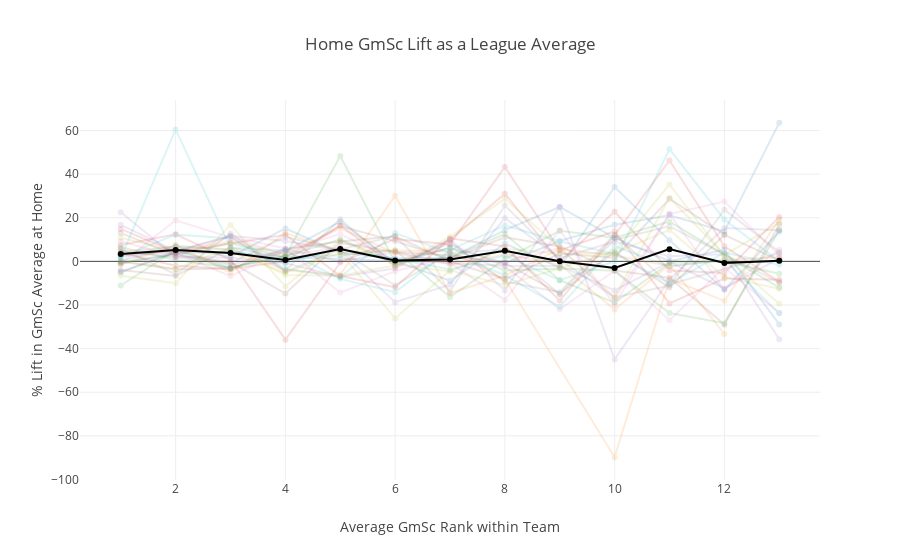

Notebook cell for this chart:
### Code cell
teams = ps.teamAbbr.unique()
traces = []
colors = pc.DEFAULT_PLOTLY_COLORS
homeGS = rankGS.loc[rankGS.teamLoc == 'Home'].sort_values('rank')

for i, team in list(enumerate(teams)):
    traces += [go.Scatter(
                x=homeGS.loc[homeGS.teamAbbr == team, 'rank'],
                y=homeGS.loc[homeGS.teamAbbr == team, 'locLift'],
                name=team,
                text=homeGS.loc[homeGS.teamAbbr == team, 'playDispNm'],
                visible=True,
                opacity = 0.15,
                marker=dict(color = colors[i%len(colors)]),
                hoverinfo='none'
                          )
              ] 
    
leagueAvg = homeGS.groupby(['rank'], as_index=False)['locLift'].mean()

traces += [go.Scatter(
            x=leagueAvg['rank'],
            y=leagueAvg['locLift'],
            name='League Avg Lift',
            visible=True,
            opacity = 1,
            marker=dict(color = 'rgb(0,0,0)')
                      )
          ] 

layout = dict(
    title='Home GmSc Lift as a League Average', 
    showlegend=False,
    xaxis=dict(
        title='Average GmSc Rank within Team'
               ),
    yaxis=dict(
        title='% Lift in GmSc Average at Home'
               ),    
              )

fig = dict(data=traces, layout=layout)


iplot(fig, filename='GmSc League')

### Figure 1 — Plotly figure (JSON) as saved in the notebook; plotly's stock layout.template omitted (floating-point values rounded to 4 significant figures)
{"data": [{"hoverinfo": "none", "marker": {"color": "rgb(31, 119, 180)"}, "name": "BOS", "opacity": 0.15, "text": ["Kyrie Irving", "Al Horford", "Jayson Tatum", "Jaylen Brown", "Greg Monroe", "Marcus Morris", "Terry Rozier", "Marcus Smart", "Jonathan Gibson", "Daniel Theis", "Aron Baynes", "Shane Larkin", "Jabari Bird"], "type": "scatter", "visible": true, "x": [1, 2, 3, 4, 5, 6, 7, 8, 9, 10, 11, 12, 13], "y": [-4.736, 3.935, -3.364, 4.646, 18.23, -0.7727, 6.229, -0.7546, 9.309, 16.84, 21.17, 13.76, 63.56]}, {"hoverinfo": "none", "marker": {"color": "rgb(255, 127, 14)"}, "name": "CLE", "opacity": 0.15, "text": ["LeBron James", "Kevin Love", "Larry Nance Jr.", "Dwyane Wade", "Jordan Clarkson", "Isaiah Thomas", "Jeff Green", "George Hill", "Rodney Hood", "Kyle Korver", "Jae Crowder", "Tristan Thompson", "J.R. Smith"], "type": "scatter", "visible": true, "x": [1, 2, 3, 4, 5, 6, 7, 8, 9, 10, 11, 12, 13], "y": [4.371, 6.812, 5.604, -3.933, -6.083, 30.12, -14.64, -6.511, 5.612, 2.731, -2.07, 0.5943, 1.944]}, {"hoverinfo": "none", "marker": {"color": "rgb(44, 160, 44)"}, "name": "HOU", "opacity": 0.15, "text": ["James Harden", "Chris Paul", "Clint Capela", "Eric Gordon", "Trevor Ariza", "Gerald Green", "Ryan Anderson", "Luc Richard Mbah a Moute", "Nenê", "P.J. Tucker", "Joe Johnson", "Tarik Black"], "type": "scatter", "visible": true, "x": [1, 2, 3, 4, 5, 6, 7, 8, 9, 10, 11, 13], "y": [-0.5897, 3.142, 8.309, 2.172, 2.837, 5.053, -16.38, 1.05, 13.99, 10.86, 18.22, -12.01]}, {"hoverinfo": "none", "marker": {"color": "rgb(214, 39, 40)"}, "name": "GS", "opacity": 0.15, "text": ["Stephen Curry", "Kevin Durant", "Klay Thompson", "Draymond Green", "Quinn Cook", "Andre Iguodala", "David West", "Jordan Bell", "Zaza Pachulia", "Omri Casspi", "JaVale McGee", "Kevon Looney", "Shaun Livingston"], "type": "scatter", "visible": true, "x": [1, 2, 3, 4, 5, 6, 7, 8, 9, 10, 11, 12, 13], "y": [3.807, -1.968, -3.444, 0.05605, 16.54, -2.543, 9.859, 31.05, -0.09422, 22.77, -4.165, -5.334, 20.38]}, {"hoverinfo": "none", "marker": {"color": "rgb(148, 103, 189)"}, "name": "CHA", "opacity": 0.15, "text": ["Kemba Walker", "Dwight Howard", "Nicolas Batum", "Jeremy Lamb", "Marvin Williams", "Frank Kaminsky", "Michael Kidd-Gilchrist", "Cody Zeller", "Willy Hernangómez", "Michael Carter-Williams", "Malik Monk", "Treveon Graham", "Johnny O'Bryant"], "type": "scatter", "visible": true, "x": [1, 2, 3, 4, 5, 6, 7, 8, 9, 10, 11, 12, 13], "y": [2.162, 5.084, -1.718, 5.603, -0.09143, 4.365, -0.81, -1.956, -2.067, -13.35, -0.213, -12.44, 1.365]}, {"hoverinfo": "none", "marker": {"color": "rgb(140, 86, 75)"}, "name": "DET", "opacity": 0.15, "text": ["Andre Drummond", "Blake Griffin", "Tobias Harris", "Reggie Jackson", "Ishmael Smith", "Reggie Bullock", "Avery Bradley", "Anthony Tolliver", "Stanley Johnson", "Luke Kennard", "James Ennis", "Dwight Buycks", "Boban Marjanović"], "type": "scatter", "visible": true, "x": [1, 2, 3, 4, 5, 6, 7, 8, 9, 10, 11, 12, 13], "y": [-3.979, -6.721, 6.224, 1.933, 16.2, 9.293, 1.086, 11.06, 6.868, -4.231, -7.516, -29.01, 17.02]}, {"hoverinfo": "none", "marker": {"color": "rgb(227, 119, 194)"}, "name": "BKN", "opacity": 0.15, "text": ["Rondae Hollis-Jefferson", "Spencer Dinwiddie", "DeMarre Carroll", "D'Angelo Russell", "Caris LeVert", "Allen Crabbe", "Joe Harris", "Trevor Booker", "Jarrett Allen", "Dante Cunningham", "Tyler Zeller", "Jahlil Okafor"], "type": "scatter", "visible": true, "x": [1, 2, 4, 5, 6, 7, 8, 9, 10, 11, 12, 13], "y": [-0.8529, 18.79, 3.091, 6.095, -0.06396, 7.942, -2.224, -21.96, -4.272, -26.95, -2.839, -23.73]}, {"hoverinfo": "none", "marker": {"color": "rgb(127, 127, 127)"}, "name": "IND", "opacity": 0.15, "text": ["Victor Oladipo", "Darren Collison", "Thaddeus Young", "Myles Turner", "Bojan Bogdanović", "Domantas Sabonis", "Cory Joseph", "Lance Stephenson", "Al Jefferson", "Trevor Booker", "Glenn Robinson", "Joseph Young", "T.J. Leaf"], "type": "scatter", "visible": true, "x": [1, 2, 3, 4, 5, 6, 7, 8, 9, 10, 11, 12, 13], "y": [-5.098, 4.505, 11.47, -4.671, 5.503, 11.65, -13.78, 25.62, 0.7656, -16.58, -11.07, 23.67, 4.36]}, {"hoverinfo": "none", "marker": {"color": "rgb(188, 189, 34)"}, "name": "MIA", "opacity": 0.15, "text": ["Hassan Whiteside", "Goran Dragić", "Josh Richardson", "James Johnson", "Kelly Olynyk", "Tyler Johnson", "Dion Waiters", "Wayne Ellington", "Dwyane Wade", "Bam Adebayo", "Justise Winslow", "Rodney McGruder", "Jordan Mickey"], "type": "scatter", "visible": true, "x": [1, 2, 3, 4, 5, 6, 7, 8, 9, 10, 11, 12, 13], "y": [-6.624, -10.02, 16.71, -11.5, 9.631, -1.356, -4.633, 5.911, 3.469, 3.797, 14.44, -7.137, -12.51]}, {"hoverinfo": "none", "marker": {"color": "rgb(23, 190, 207)"}, "name": "ORL", "opacity": 0.15, "text": ["Nikola Vučević", "Aaron Gordon", "Evan Fournier", "Elfrid Payton", "Jonathon Simmons", "D.J. Augustin", "Mario Hezonja", "Shelvin Mack", "Terrence Ross", "Bismack Biyombo", "Khem Birch", "Jonathan Isaac", "Marreese Speights"], "type": "scatter", "visible": true, "x": [1, 2, 3, 4, 5, 6, 7, 8, 9, 10, 11, 12, 13], "y": [1.968, 12.26, 10.61, -3.417, -7.185, 12.97, 3.917, -6.372, -20.78, 6.954, -2.333, 0.648, -23.74]}, {"hoverinfo": "none", "marker": {"color": "rgb(31, 119, 180)"}, "name": "PHI", "opacity": 0.15, "text": ["Joel Embiid", "Ben Simmons", "J.J. Redick", "Dario Saric", "Robert Covington", "Marco Belinelli", "Ersan Ilyasova", "T.J. McConnell", "Richaun Holmes", "Markelle Fultz", "Amir Johnson", "Trevor Booker", "Jerryd Bayless"], "type": "scatter", "visible": true, "x": [1, 2, 3, 4, 5, 6, 7, 8, 9, 10, 11, 12, 13], "y": [-0.9763, 3.849, 4.246, 1.739, 1.183, 0.1592, -8.881, 8.147, -2.854, 34.07, 9.634, -12.99, 13.61]}, {"hoverinfo": "none", "marker": {"color": "rgb(255, 127, 14)"}, "name": "WAS", "opacity": 0.15, "text": ["Bradley Beal", "John Wall", "Otto Porter", "Markieff Morris", "Marcin Gortat", "Kelly Oubre Jr.", "Tomáš Satoranský", "Mike Scott", "Ramon Sessions", "Jodie Meeks", "Ian Mahinmi", "Tim Frazier"], "type": "scatter", "visible": true, "x": [1, 2, 3, 4, 5, 6, 7, 8, 9, 10, 11, 12], "y": [2.958, 4.707, 9.124, 3.273, 15.14, 3.797, -1.481, 3.118, -1.479, -22.09, -1.485, -33.3]}, {"hoverinfo": "none", "marker": {"color": "rgb(44, 160, 44)"}, "name": "MIL", "opacity": 0.15, "text": ["Giannis Antetokounmpo", "Khris Middleton", "Eric Bledsoe", "Malcolm Brogdon", "Jabari Parker", "John Henson", "Shabazz Muhammad", "Tyler Zeller", "Tony Snell", "Mirza Teletović", "Brandon Jennings", "Greg Monroe", "Matthew Dellavedova"], "type": "scatter", "visible": true, "x": [1, 2, 3, 4, 5, 6, 7, 8, 9, 10, 11, 12, 13], "y": [6.449, 0.6459, -2.946, 2.403, 10.06, -0.5286, 6.213, -4.14, -3.228, -4.348, -23.67, -28.32, 14.37]}, {"hoverinfo": "none", "marker": {"color": "rgb(214, 39, 40)"}, "name": "NO", "opacity": 0.15, "text": ["Anthony Davis", "DeMarcus Cousins", "Jrue Holiday", "Nikola Mirotić", "Rajon Rondo", "E'Twaun Moore", "Darius Miller", "Jordan Crawford", "Emeka Okafor", "Ian Clark", "Jameer Nelson", "Cheick Diallo", "Dante Cunningham"], "type": "scatter", "visible": true, "x": [1, 2, 3, 4, 5, 6, 7, 8, 9, 10, 11, 12, 13], "y": [7.507, 12.42, 0.7265, -35.91, -0.5123, 10.3, 7.782, 43.28, 5.101, 13.81, -19.27, -7.828, -8.391]}, {"hoverinfo": "none", "marker": {"color": "rgb(148, 103, 189)"}, "name": "MEM", "opacity": 0.15, "text": ["MarShon Brooks", "Tyreke Evans", "Marc Gasol", "Mike Conley", "JaMychal Green", "Andrew Harrison", "Dillon Brooks", "James Ennis", "Chandler Parsons", "Wayne Selden", "Brandan Wright", "Jarell Martin", "Deyonta Davis"], "type": "scatter", "visible": true, "x": [1, 2, 3, 4, 5, 6, 7, 8, 9, 10, 11, 12, 13], "y": [22.54, 2.112, 1.641, -0.8047, -7.094, -3.284, 10.22, -13.36, 24.92, -44.96, -8.38, 15.29, 14.31]}, {"hoverinfo": "none", "marker": {"color": "rgb(140, 86, 75)"}, "name": "ATL", "opacity": 0.15, "text": ["Dennis Schröder", "John Collins", "Kent Bazemore", "Taurean Prince", "Dewayne Dedmon", "Ersan Ilyasova", "Marco Belinelli", "Damion Lee", "Mike Muscala", "Malcolm Delaney", "Isaiah Taylor", "Tyler Dorsey", "Luke Babbitt"], "type": "scatter", "visible": true, "x": [1, 2, 3, 4, 5, 6, 7, 8, 9, 10, 11, 12, 13], "y": [13.04, 2.768, -0.3067, -14.74, 8.586, 4.261, 2.789, -0.6762, -14.92, 4.459, -11.93, 12.11, 0.4739]}, {"hoverinfo": "none", "marker": {"color": "rgb(227, 119, 194)"}, "name": "DAL", "opacity": 0.15, "text": ["Harrison Barnes", "Jose Barea", "Dirk Nowitzki", "Dennis Smith", "Wesley Matthews", "Dwight Powell", "Yogi Ferrell", "Johnathan Motley", "Doug McDermott", "Devin Harris", "Nerlens Noel", "Maxi Kleber", "Jameel Warney"], "type": "scatter", "visible": true, "x": [1, 2, 3, 4, 5, 6, 7, 8, 9, 10, 11, 12, 13], "y": [3.708, 3.849, -6.738, 5.004, 12.5, 0.465, -0.6828, -17.68, 14.2, -19.89, 21.86, -12.8, 5.344]}, {"hoverinfo": "none", "marker": {"color": "rgb(127, 127, 127)"}, "name": "DEN", "opacity": 0.15, "text": ["Nikola Jokić", "Gary Harris", "Will Barton", "Jamal Murray", "Paul Millsap", "Wilson Chandler", "Trey Lyles", "Mason Plumlee", "Devin Harris", "Emmanuel Mudiay", "Kenneth Faried", "Torrey Craig"], "type": "scatter", "visible": true, "x": [1, 2, 3, 4, 5, 6, 7, 8, 9, 10, 11, 13], "y": [4.834, 1.729, -0.7451, 11.3, 5.171, -11.03, 3.881, 5.474, -14.96, 9.943, 16.11, -9.78]}, {"hoverinfo": "none", "marker": {"color": "rgb(188, 189, 34)"}, "name": "UTA", "opacity": 0.15, "text": ["Rudy Gobert", "Donovan Mitchell", "Derrick Favors", "Ricky Rubio", "Joe Ingles", "Rodney Hood", "Thabo Sefolosha", "Jae Crowder", "Dante Exum", "Alec Burks", "Joe Johnson", "Jonas Jerebko", "Royce O'Neale"], "type": "scatter", "visible": true, "x": [1, 2, 3, 4, 5, 6, 7, 8, 9, 10, 11, 12, 13], "y": [10.83, 4.625, 4.232, -5.358, 4.012, -26.16, -4.13, -10.97, -3.171, 4.487, 35.26, 2.397, -19.48]}, {"hoverinfo": "none", "marker": {"color": "rgb(23, 190, 207)"}, "name": "MIN", "opacity": 0.15, "text": ["Jimmy Butler", "Karl-Anthony Towns", "Jeff Teague", "Andrew Wiggins", "Taj Gibson", "Jamal Crawford", "Nemanja Bjelica", "Tyus Jones", "Gorgui Dieng", "Anthony Brown", "Derrick Rose", "Shabazz Muhammad", "Justin Patton"], "type": "scatter", "visible": true, "x": [1, 2, 3, 4, 5, 6, 7, 8, 9, 10, 11, 12, 13], "y": [2.936, 7.126, 5.196, -0.7885, 5.611, 1.245, -3.716, 2.622, -8.646, 0, 51.49, 19.23, 0]}, {"hoverinfo": "none", "marker": {"color": "rgb(31, 119, 180)"}, "name": "SA", "opacity": 0.15, "text": ["LaMarcus Aldridge", "Kawhi Leonard", "Pau Gasol", "Kyle Anderson", "Rudy Gay", "Dejounte Murray", "Patrick Mills", "Danny Green", "Manu Ginóbili", "Tony Parker", "Dāvis Bertāns", "Bryn Forbes", "Joffrey Lauvergne"], "type": "scatter", "visible": true, "x": [1, 2, 3, 4, 5, 6, 7, 8, 9, 10, 11, 12, 13], "y": [0.2131, 6.628, 2.182, 15.08, 4.041, 1.268, 1.609, 14.29, 24.94, 10.83, 0.05512, 5.326, -28.91]}, {"hoverinfo": "none", "marker": {"color": "rgb(255, 127, 14)"}, "name": "POR", "opacity": 0.15, "text": ["Damian Lillard", "C.J. McCollum", "Jusuf Nurkic", "Al-Farouq Aminu", "Shabazz Napier", "Ed Davis", "Evan Turner", "Moe Harkless", "Wade Baldwin", "Pat Connaughton", "Noah Vonleh", "Meyers Leonard"], "type": "scatter", "visible": true, "x": [1, 2, 3, 4, 5, 6, 7, 8, 10, 11, 12, 13], "y": [-1.498, 7.478, -5.207, 13.1, 4.109, 5.023, 4.509, -8.212, -89.82, -7.975, -18.11, 19.25]}, {"hoverinfo": "none", "marker": {"color": "rgb(44, 160, 44)"}, "name": "PHO", "opacity": 0.15, "text": ["Devin Booker", "T.J. Warren", "Greg Monroe", "Elfrid Payton", "Eric Bledsoe", "Alex Len", "Tyson Chandler", "Josh Jackson", "Mike James", "Isaiah Canaan", "Shaquille Harrison", "Tyler Ulis", "Marquese Chriss"], "type": "scatter", "visible": true, "x": [1, 2, 3, 4, 5, 6, 7, 8, 9, 10, 11, 12, 13], "y": [-11.07, 5.192, -2.923, 2.48, 48.32, -0.5413, 1.614, 12.56, -8.635, -18.94, -0.7085, 0.0458, -5.69]}, {"hoverinfo": "none", "marker": {"color": "rgb(214, 39, 40)"}, "name": "SAC", "opacity": 0.15, "text": ["Willie Cauley-Stein", "Zach Randolph", "Buddy Hield", "Bogdan Bogdanovic", "George Hill", "De'Aaron Fox", "Kosta Koufos", "Skal Labissière", "Garrett Temple", "Frank Mason", "Jack Cooley", "Justin Jackson", "JaKarr Sampson"], "type": "scatter", "visible": true, "x": [1, 2, 3, 4, 5, 6, 7, 8, 9, 10, 11, 12, 13], "y": [14.9, 4.197, 8.205, 12.23, -6.698, -11.83, 10.54, 6.872, -17.98, 12.01, 46.24, 6.947, -9.29]}, {"hoverinfo": "none", "marker": {"color": "rgb(148, 103, 189)"}, "name": "CHI", "opacity": 0.15, "text": ["Nikola Mirotić", "Lauri Markkanen", "Sean Kilpatrick", "Kris Dunn", "Bobby Portis", "Zach LaVine", "Robin Lopez", "Justin Holiday", "Denzel Valentine", "Jerian Grant", "Cameron Payne", "David Nwaba", "Noah Vonleh"], "type": "scatter", "visible": true, "x": [1, 2, 3, 4, 5, 6, 7, 8, 9, 10, 11, 12, 13], "y": [16.76, 4.764, 11.77, 9.296, 4.884, -18.7, -10.7, 19.85, 1.501, 9.047, 2.297, 3.239, -35.67]}, {"hoverinfo": "none", "marker": {"color": "rgb(140, 86, 75)"}, "name": "TOR", "opacity": 0.15, "text": ["DeMar DeRozan", "Kyle Lowry", "Jonas Valančiūnas", "Serge Ibaka", "Delon Wright", "Fred VanVleet", "Jakob Pöltl", "Pascal Siakam", "C.J. Miles", "OG Anunoby", "Norman Powell", "Lucas Nogueira"], "type": "scatter", "visible": true, "x": [1, 2, 3, 4, 5, 6, 7, 8, 9, 10, 11, 12], "y": [-0.1413, -3.57, -3.31, 5.682, 9.085, 11.48, 0.01821, -8.113, 3.607, 1.713, 28.73, 12.27]}, {"hoverinfo": "none", "marker": {"color": "rgb(227, 119, 194)"}, "name": "NY", "opacity": 0.15, "text": ["Kristaps Porziņģis", "Enes Kanter", "Tim Hardaway Jr.", "Trey Burke", "Michael Beasley", "Courtney Lee", "Kyle O'Quinn", "Jarrett Jack", "Troy Williams", "Emmanuel Mudiay", "Luke Kornet", "Doug McDermott", "Frank Ntilikina"], "type": "scatter", "visible": true, "x": [1, 2, 3, 4, 5, 6, 7, 8, 9, 10, 11, 12, 13], "y": [9.193, 2.082, 11.4, 5.904, -14.32, -4.492, 1.947, -0.716, 6.25, -16.99, 21.7, 27.4, 2.735]}, {"hoverinfo": "none", "marker": {"color": "rgb(127, 127, 127)"}, "name": "OKC", "opacity": 0.15, "text": ["Russell Westbrook", "Paul George", "Steven Adams", "Carmelo Anthony", "Corey Brewer", "Jerami Grant", "André Roberson", "Raymond Felton", "Patrick Patterson", "Álex Abrines", "Terrance Ferguson", "Josh Huestis"], "type": "scatter", "visible": true, "x": [1, 2, 3, 4, 5, 6, 7, 8, 9, 10, 11, 13], "y": [5.796, -5.913, 12.82, -4.224, 19.34, -1.934, 8.687, -9.232, -14.1, 12.32, -10.5, 3.75]}, {"hoverinfo": "none", "marker": {"color": "rgb(188, 189, 34)"}, "name": "LAC", "opacity": 0.15, "text": ["Blake Griffin", "Lou Williams", "Tobias Harris", "DeAndre Jordan", "Danilo Gallinari", "Austin Rivers", "Montrezl Harrell", "Patrick Beverley", "Milos Teodosic", "Tyrone Wallace", "Avery Bradley", "Boban Marjanović", "Jamil Wilson"], "type": "scatter", "visible": true, "x": [1, 2, 3, 4, 5, 6, 7, 8, 9, 10, 11, 12, 13], "y": [0.3019, -3.456, 6.431, -6.221, -6.554, -1.922, 11.25, 28.66, 6.129, -16.19, 29.18, 2.981, 17.52]}, {"hoverinfo": "none", "marker": {"color": "rgb(23, 190, 207)"}, "name": "LAL", "opacity": 0.15, "text": ["Julius Randle", "Andre Ingram", "Brandon Ingram", "Kyle Kuzma", "Kentavious Caldwell-Pope", "Lonzo Ball", "Jordan Clarkson", "Larry Nance Jr.", "Isaiah Thomas", "Brook Lopez", "Josh Hart", "Channing Frye", "Tyler Ennis"], "type": "scatter", "visible": true, "x": [1, 2, 3, 4, 5, 6, 7, 8, 9, 10, 11, 12, 13], "y": [1.64, 60.52, 6.297, 4.947, -8.03, -14.12, 5.143, 16.49, 9.103, 3.507, -10.05, 4.032, -1.528]}, {"marker": {"color": "rgb(0,0,0)"}, "name": "League Avg Lift", "opacity": 1, "type": "scatter", "visible": true, "x": [1, 2, 3, 4, 5, 6, 7, 8, 9, 10, 11, 12, 13], "y": [3.345, 5.252, 3.879, 0.6123, 5.684, 0.4059, 0.8467, 4.838, 0.03045, -3.05, 5.603, -0.7471, 0.3311]}], "layout": {"showlegend": false, "title": "Home GmSc Lift as a League Average", "xaxis": {"title": "Average GmSc Rank within Team"}, "yaxis": {"title": "% Lift in GmSc Average at Home"}}}
